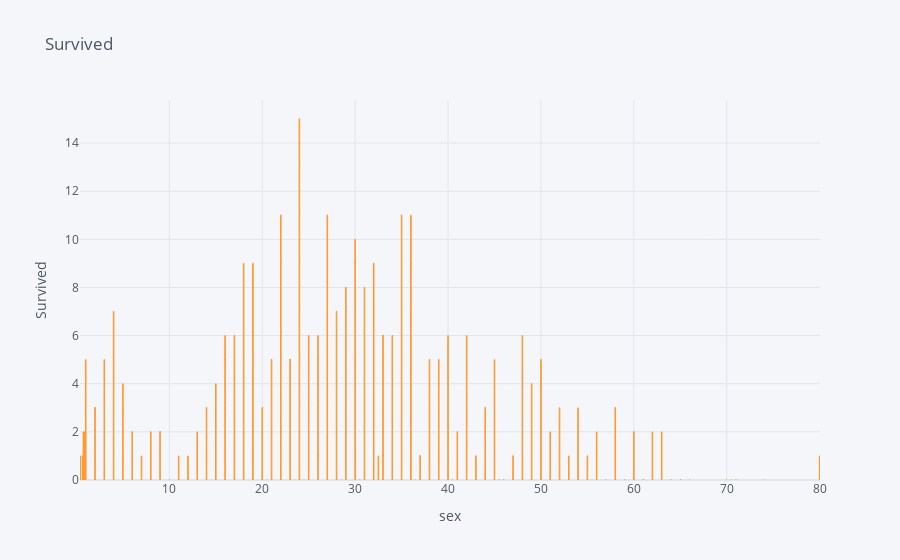

Notebook cell for this chart:
### Code cell
titanic.iplot(kind='bar',x='age',y='survived',title = 'Survived',xTitle='sex',yTitle='Survived')

### Figure 1 — Plotly figure (JSON) as saved in the notebook; plotly's stock layout.template omitted (floating-point values rounded to 4 significant figures; data arrays with more than 128 entries replaced by an {"elided": "..."} marker saying what was removed)
{"data": [{"marker": {"color": "rgba(255, 153, 51, 0.6)", "line": {"color": "rgba(255, 153, 51, 1.0)", "width": 1}}, "name": "survived", "orientation": "v", "text": "", "type": "bar", "x": {"elided": "891 float values"}, "y": {"elided": "891 int values"}}], "layout": {"legend": {"bgcolor": "#F5F6F9", "font": {"color": "#4D5663"}}, "paper_bgcolor": "#F5F6F9", "plot_bgcolor": "#F5F6F9", "title": {"font": {"color": "#4D5663"}, "text": "Survived"}, "xaxis": {"gridcolor": "#E1E5ED", "showgrid": true, "tickfont": {"color": "#4D5663"}, "title": {"font": {"color": "#4D5663"}, "text": "sex"}, "zerolinecolor": "#E1E5ED"}, "yaxis": {"gridcolor": "#E1E5ED", "showgrid": true, "tickfont": {"color": "#4D5663"}, "title": {"font": {"color": "#4D5663"}, "text": "Survived"}, "zerolinecolor": "#E1E5ED"}}}
